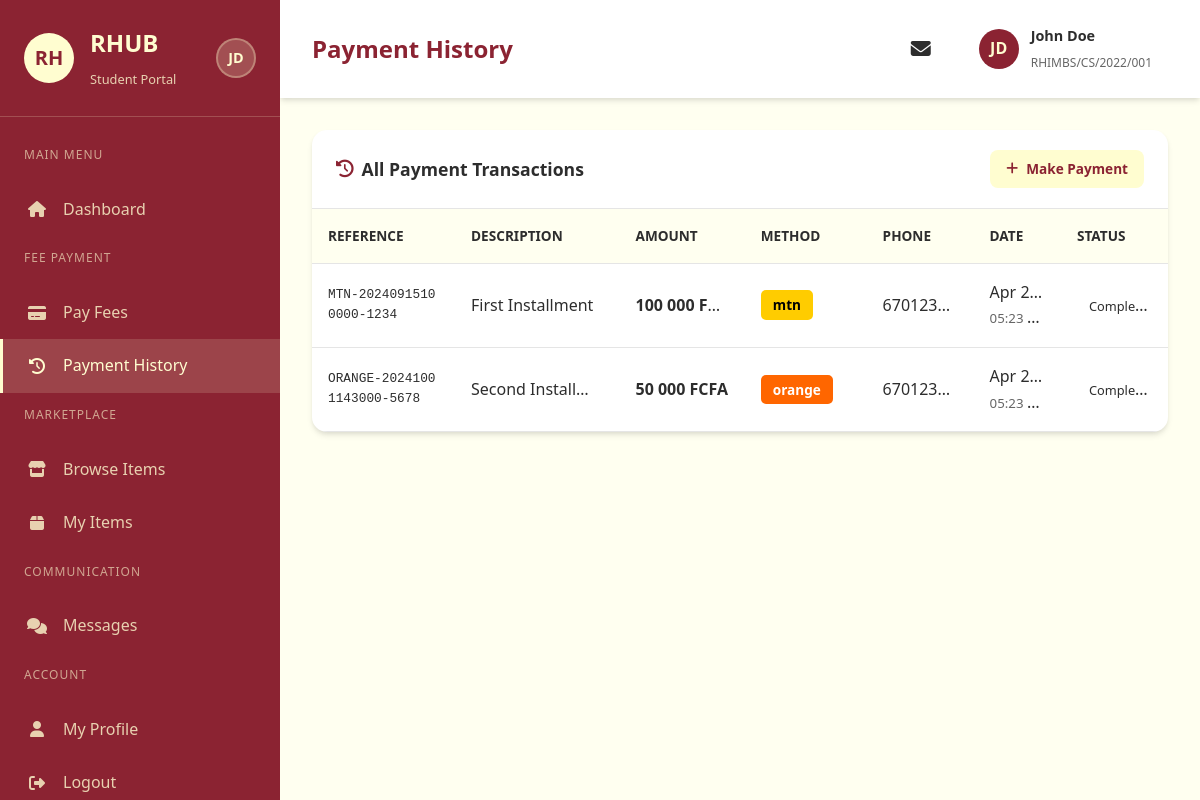
Page /payment-history.php (signed in) on the committed database.
### tables this page shows
CREATE TABLE IF NOT EXISTS users (
    id INT AUTO_INCREMENT PRIMARY KEY,
    full_name VARCHAR(100) NOT NULL,
    email VARCHAR(100) NOT NULL UNIQUE,
    password VARCHAR(255) NOT NULL,
    department VARCHAR(100) NOT NULL,
    level VARCHAR(50) NOT NULL,
    matricule VARCHAR(50) NOT NULL UNIQUE,
    phone VARCHAR(20) DEFAULT NULL,
    profile_image VARCHAR(255) DEFAULT NULL,
    is_active TINYINT(1) DEFAULT 1,
    created_at TIMESTAMP DEFAULT CURRENT_TIMESTAMP,
    updated_at TIMESTAMP DEFAULT CURRENT_TIMESTAMP ON UPDATE CURRENT_TIMESTAMP,
    INDEX idx_email (email),
    INDEX idx_matricule (matricule)
);

CREATE TABLE IF NOT EXISTS payments (
    id INT AUTO_INCREMENT PRIMARY KEY,
    student_id INT NOT NULL,
    amount DECIMAL(12, 2) NOT NULL,
    payment_method ENUM('mtn', 'orange') NOT NULL,
    phone_number VARCHAR(20) NOT NULL,
    transaction_ref VARCHAR(50) NOT NULL UNIQUE,
    status ENUM('pending', 'completed', 'failed') DEFAULT 'pending',
    description VARCHAR(255) DEFAULT 'Fee Payment',
    created_at TIMESTAMP DEFAULT CURRENT_TIMESTAMP,
    FOREIGN KEY (student_id) REFERENCES users(id) ON DELETE CASCADE,
    INDEX idx_student_id (student_id),
    INDEX idx_transaction_ref (transaction_ref),
    INDEX idx_status (status)
);

### config/database.php (called while the page is built, shortened)
<?php
require_once __DIR__ . '/../includes/helpers.php';
function getCurrentStudentId() {
    return $_SESSION['student_id'] ?? null;
}
function formatCurrency($amount) {
    return number_format($amount, 0, ',', ' ') . ' FCFA';
}
?>

### includes/helpers.php (called while the page is built, shortened)
<?php
function getUserAvatar($user) {
    return null;
}
function getUserInitials($fullName) {
    $names = explode(' ', $fullName);
    $initials = '';
    foreach ($names as $name) {
        $initials .= strtoupper(substr($name, 0, 1));
        if (strlen($initials) >= 2) break;
    }
    return $initials;
}
?>

### payment-history.php (the view, shortened to what this page needs)
<?php
require_once 'config/database.php';
$conn = getDBConnection();
$student_id = getCurrentStudentId();
$stmt = $conn->prepare("SELECT * FROM users WHERE id = ?");
$stmt->bind_param("i", $student_id);
$stmt->execute();
$user = $stmt->get_result()->fetch_assoc();
$stmt = $conn->prepare("SELECT p.* FROM payments p WHERE p.student_id = ? ORDER BY p.created_at DESC");
$stmt->bind_param("i", $student_id);
$stmt->execute();
$transactions = $stmt->get_result();
?>
<!DOCTYPE html>
<html lang="en">
<head>
    <link rel="stylesheet" href="assets/css/style.css">
    <link rel="stylesheet" href="assets/css/dashboard.css">
    <link rel="stylesheet" href="assets/css/fees.css">
    <link rel="stylesheet" href="https://cdnjs.cloudflare.com/ajax/libs/font-awesome/6.4.0/css/all.min.css">
</head>
<body>
    <div class="dashboard-wrapper">
        <?php include 'includes/sidebar.php'; ?>
        <div class="main-content">
            <header class="top-header">
                <div class="header-left">
                    <h1 class="page-title">Payment History</h1>
                </div>
                <div class="header-right">
                    <a href="messages.php" class="notification-btn">
                        <i class="fas fa-envelope"></i>
                    </a>
                    <div class="user-profile">
                        <div class="user-avatar">
                            <?php $currentAvatar = getUserAvatar($user); ?>
                            <?php if ($currentAvatar): ?>
                                <img src="<?php echo htmlspecialchars($currentAvatar); ?>" alt="Profile" style="width: 100%; height: 100%; border-radius: 50%; object-fit: cover;">
                            <?php else: ?>
                                <?php echo getUserInitials($user['full_name']); ?>
                            <?php endif; ?>
                        </div>
                        <div class="user-info">
                            <h4><?php echo htmlspecialchars($user['full_name']); ?></h4>
                            <span><?php echo htmlspecialchars($user['matricule'] ?? ''); ?></span>
                        </div>
                    </div>
                </div>
            </header>
            <div class="dashboard-content">
                <div class="content-card">
                    <div class="card-header">
                        <h3><i class="fas fa-history"></i> All Payment Transactions</h3>
                        <a href="fees.php" class="btn btn-primary btn-sm">
                            <i class="fas fa-plus"></i> Make Payment
                        </a>
                    </div>
                    <div class="card-body" style="padding: 0;">
                        <?php if ($transactions->num_rows > 0): ?>
                            <div class="table-responsive">
                                <table class="data-table">
                                    <thead>
                                        <tr>
                                            <th>Reference</th>
                                            <th>Description</th>
                                            <th>Amount</th>
                                            <th>Method</th>
                                            <th>Phone</th>
                                            <th>Date</th>
                                            <th>Status</th>
                                        </tr>
                                    </thead>
                                    <tbody>
                                        <?php while ($trans = $transactions->fetch_assoc()): ?>
                                            <tr>
                                                <td><code style="font-size: 0.8rem;"><?php echo htmlspecialchars($trans['transaction_ref']); ?></code></td>
                                                <td><?php echo htmlspecialchars($trans['description']); ?></td>
                                                <td><strong><?php echo formatCurrency($trans['amount']); ?></strong></td>
                                                <td>
                                                    <span class="payment-method <?php echo strtolower($trans['payment_method']); ?>">
                                                        <?php echo $trans['payment_method']; ?>
                                                    </span>
                                                </td>
                                                <td><?php echo htmlspecialchars($trans['phone_number']); ?></td>
                                                <td>
                                                    <?php echo date('M d, Y', strtotime($trans['created_at'])); ?>
                                                    <br>
                                                    <small style="color: var(--text-light);"><?php echo date('h:i A', strtotime($trans['created_at'])); ?></small>
                                                </td>
                                                <td>
                                                    <span class="status-badge <?php echo $trans['status']; ?>">
                                                        <?php echo ucfirst($trans['status']); ?>
                                                    </span>
                                                </td>
                                            </tr>
                                        <?php endwhile; ?>
                                    </tbody>
                                </table>
                            </div>
                        <?php endif; ?>
                    </div>
                </div>
            </div>
        </div>
    </div>
</body>
</html>

### includes/sidebar.php (shortened to what this page needs)
<?php
require_once 'helpers.php';
$current_page = basename($_SERVER['PHP_SELF']);
?>
<aside class="sidebar" id="sidebar">
    <div class="sidebar-header">
        <div class="sidebar-logo">RH</div>
        <div class="sidebar-brand">
            <h2>RHUB</h2>
            <span>Student Portal</span>
        </div>
        <div class="sidebar-user">
            <?php
            $user = [
                'id' => $_SESSION['student_id'],
                'full_name' => $_SESSION['student_name'],
                'profile_image' => $_SESSION['student_image'] ?? null,
                'matricule' => $_SESSION['student_matricule'] ?? null,
                'department' => $_SESSION['student_department'] ?? null,
                'level' => $_SESSION['student_level'] ?? null,
            ];
            $currentAvatar = getUserAvatar($user);
            ?>
            <?php if ($currentAvatar): ?>
                <img src="<?php echo htmlspecialchars($currentAvatar); ?>" alt="Profile" class="sidebar-profile-img">
            <?php else: ?>
                <div class="sidebar-profile-placeholder"><?php echo getUserInitials($user['full_name']); ?></div>
            <?php endif; ?>
        </div>
    </div>
    <nav class="sidebar-nav">
        <div class="nav-section">
            <span class="nav-section-title">Main Menu</span>
        </div>
        <a href="dashboard.php" class="nav-item <?php echo $current_page == 'dashboard.php' ? 'active' : ''; ?>">
            <i class="fas fa-home"></i>
            <span>Dashboard</span>
        </a>
        <div class="nav-section">
            <span class="nav-section-title">Fee Payment</span>
        </div>
        <a href="fees.php" class="nav-item <?php echo $current_page == 'fees.php' ? 'active' : ''; ?>">
            <i class="fas fa-credit-card"></i>
            <span>Pay Fees</span>
        </a>
        <a href="payment-history.php" class="nav-item <?php echo $current_page == 'payment-history.php' ? 'active' : ''; ?>">
            <i class="fas fa-history"></i>
            <span>Payment History</span>
        </a>
        <div class="nav-section">
            <span class="nav-section-title">Marketplace</span>
        </div>
        <a href="marketplace.php" class="nav-item <?php echo $current_page == 'marketplace.php' ? 'active' : ''; ?>">
            <i class="fas fa-store"></i>
            <span>Browse Items</span>
        </a>
        <a href="my-items.php" class="nav-item <?php echo $current_page == 'my-items.php' ? 'active' : ''; ?>">
            <i class="fas fa-box"></i>
            <span>My Items</span>
        </a>
        <div class="nav-section">
            <span class="nav-section-title">Communication</span>
        </div>
        <a href="messages.php" class="nav-item <?php echo $current_page == 'messages.php' ? 'active' : ''; ?>">
            <i class="fas fa-comments"></i>
            <span>Messages</span>
        </a>
        <div class="nav-section">
            <span class="nav-section-title">Account</span>
        </div>
        <a href="profile.php" class="nav-item <?php echo $current_page == 'profile.php' ? 'active' : ''; ?>">
            <i class="fas fa-user"></i>
            <span>My Profile</span>
        </a>
        <a href="logout.php" class="nav-item">
            <i class="fas fa-sign-out-alt"></i>
            <span>Logout</span>
        </a>
    </nav>
</aside>

### assets/css/style.css (style rules this page uses)
:root { --brick-red: #8B2332; --brick-red-dark: #6B1A26; --brick-red-light: #A43D4B; --cream-white: #FFFDD0; --cream-light: #FFFFF0; --text-dark: #2D2D2D; --text-light: #666666; --white: #FFFFFF; --gray-100: #F5F5F5; --gray-200: #E5E5E5; --gray-300: #D4D4D4; --success: #28A745; --warning: #FFC107; --danger: #DC3545; --mtn-yellow: #FFCC00; --orange-color: #FF6600; --shadow: 0 4px 6px -1px rgba(0, 0, 0, 0.1), 0 2px 4px -1px rgba(0, 0, 0, 0.06); --shadow-lg: 0 10px 15px -3px rgba(0, 0, 0, 0.1), 0 4px 6px -2px rgba(0, 0, 0, 0.05); --transition: all 0.3s ease; }
* { margin: 0; padding: 0; box-sizing: border-box; }
body { font-family: 'Segoe UI', Tahoma, Geneva, Verdana, sans-serif; background-color: var(--cream-light); color: var(--text-dark); line-height: 1.6; }
a { text-decoration: none; color: inherit; }
.btn { padding: 1rem 2rem; border-radius: 50px; font-weight: 600; font-size: 1rem; cursor: pointer; transition: var(--transition); border: none; display: inline-flex; align-items: center; gap: 0.5rem; }
.btn-primary { background: var(--cream-white); color: var(--brick-red); }

### rows in the picture
users: full_name "JD", full_name "John Doe", matricule "RHIMBS/CS/2022/001"
payments: transaction_ref "MTN-20240915100000-1234", description "First Installment", amount "100 000 F…", payment_method "mtn", phone_number "670123…", created_at "Apr 2…", created_at "05:23…", status "Comple…"
payments: transaction_ref "ORANGE-20241001143000-5678", description "Second Install…", amount "50 000 FCFA", payment_method "orange", phone_number "670123…", created_at "Apr 2…", created_at "05:23…", status "Comple…"
